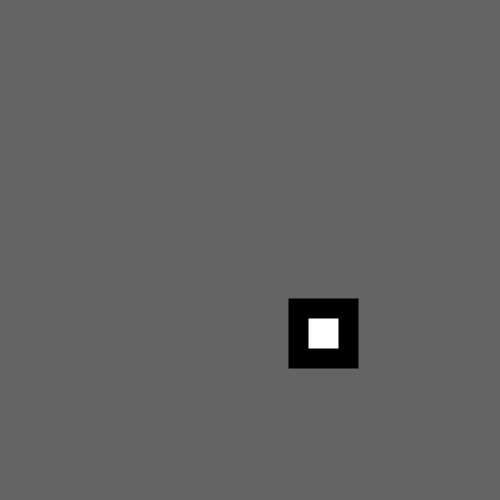
Frame 1 (no input)
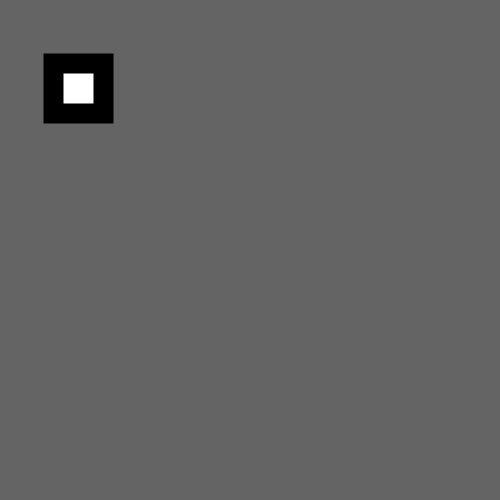
Frame 60 (the mouse pressed at the canvas centre just before this capture)
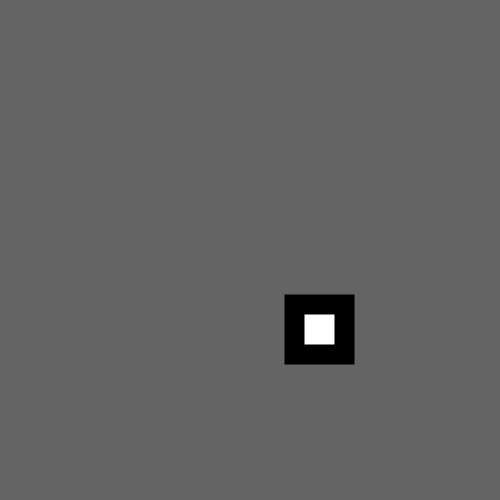
Frame 120 (the mouse held since frame 60 and released just before this capture)

The Processing sketch that drew these frames (run headless with seeded random() and noise(); from frame 60 on, the mouse is pressed at the canvas centre):

// Processing sketch: ex21_2
// ── ex21_2.pde
//Extend the function created for exercise 1 by creating 
//more parameters to control additional aspects of its form.

void setup() {
  size(500, 500);
  stroke(0);
  rectMode(CENTER);
  frameRate(5);
}

void draw() {
  background(100);
  myrec(255,20);
}

void myrec(int white,int weight) { 
  int randomPos = int(random(500.0)); 
  fill(white);
  strokeWeight(weight);
  rect(randomPos, randomPos+ 10, 50, 50);
  }
